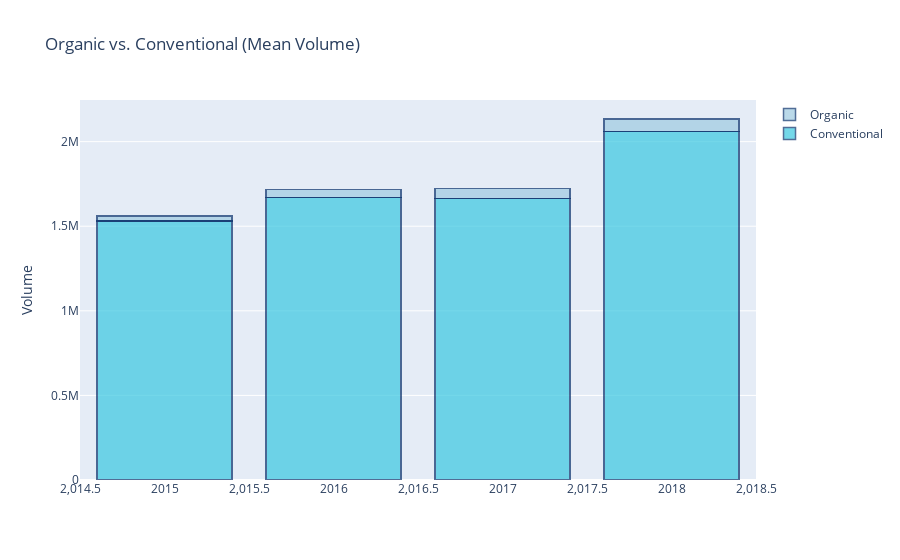

Source (notebook cell):
### Code cell
con=df[df['type']=='conventional'].groupby('year')['Total Volume'].agg('mean')
org=df[df['type']=='organic'].groupby('year')['Total Volume'].agg('mean')

trace1=go.Bar(x=con.index,y=con,name="Conventional",
             marker=dict(
        color='rgb(58,200,225)',
        line=dict(
            color='rgb(8,48,107)',
            width=1.5),
        ),
    opacity=0.7)

trace2=go.Bar(x=con.index,y=org,name="Organic",
             marker=dict(
        color='rgb(158,202,225)',
        line=dict(
            color='rgb(8,48,107)',
            width=1.5),
        ),
    opacity=0.7)

data=[trace1,trace2]

layout=go.Layout(barmode="stack",title="Organic vs. Conventional (Mean Volume)",
                yaxis=dict(title="Volume"))
fig=go.Figure(data=data,layout=layout)
py.iplot(fig)

### Figure 1 — Plotly figure (JSON) as saved in the notebook; plotly's stock layout.template omitted (floating-point values rounded to 4 significant figures)
{"data": [{"marker": {"color": "rgb(58,200,225)", "line": {"color": "rgb(8,48,107)", "width": 1.5}}, "name": "Conventional", "opacity": 0.7, "type": "bar", "x": [2015, 2016, 2017, 2018], "y": [1530000.0, 1670000.0, 1665000.0, 2059000.0]}, {"marker": {"color": "rgb(158,202,225)", "line": {"color": "rgb(8,48,107)", "width": 1.5}}, "name": "Organic", "opacity": 0.7, "type": "bar", "x": [2015, 2016, 2017, 2018], "y": [31660.0, 46520.0, 58790.0, 74900.0]}], "layout": {"barmode": "stack", "title": {"text": "Organic vs. Conventional (Mean Volume)"}, "yaxis": {"title": {"text": "Volume"}}}}
